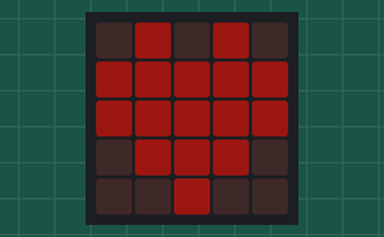
Recording of a program running on a simulated BBC micro:bit running MicroPython. Shown: the board's 5×5 LED display. Dim RGB values are drawn brighter than linear.

Above: at 0.15 s.
At 0.75 s:
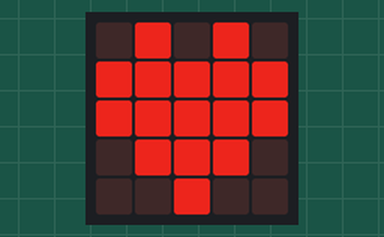
At 1.35 s:
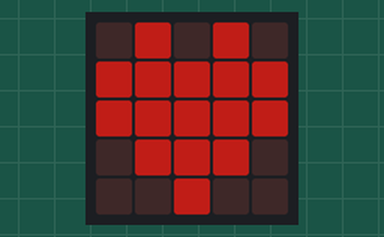

The program:

Beating_Heart_60s.py
```python
from microbit import *

heart = Image.HEART

while running_time() < 60000:
    for i in range(10):
        heart1 = heart * 0.1 * i
        display.show(heart1)
        sleep(100)

display.clear()
```

Measured:
- by itself, everything shown: repeats every 1.0 s, in 10 steps
